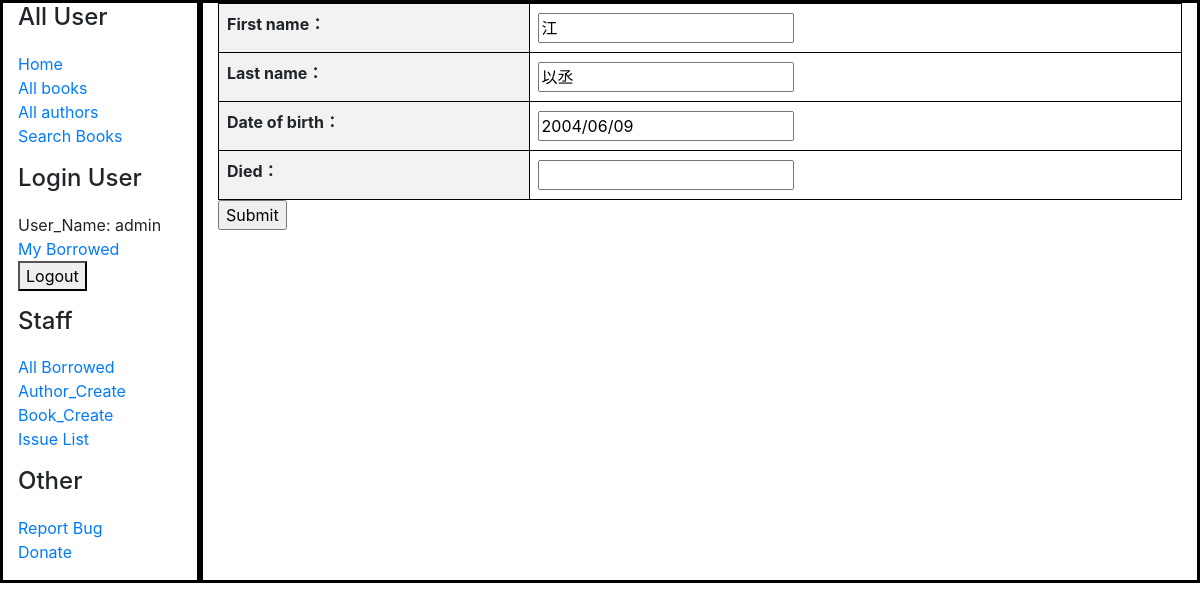
Screenshot of /catalog/author/1/update/ (signed in) with the database file from the repository.
### catalog/models.py (models this page shows, shortened)
class Author(models.Model):
    first_name = models.CharField(max_length=100)
    last_name = models.CharField(max_length=100)
    date_of_birth = models.DateField(null=True, blank=True)
    date_of_death = models.DateField('Died', null=True, blank=True)
    class Meta:
        ordering = ['last_name', 'first_name']

### catalog/views.py (the view)
# urls.py: path('author/<int:pk>/update/', views.AuthorUpdate.as_view(), name='author_update'),
class AuthorUpdate(PermissionRequiredMixin,LoginRequiredMixin,UpdateView):
    model = Author
    fields = ['first_name','last_name','date_of_birth','date_of_death']
    template_name ='author_form.html'
    permission_required = 'catalog.can_mark_returned'

### catalog/templates/author_form.html (shortened to what this page needs)
{% extends "base_generic.html" %}
{% block content %}
<form action="" method="post">
  <table>
    {{ form.as_table }}
  </table>
  <input type="submit" value="Submit" />
</form>
{% endblock %}

### catalog/templates/base_generic.html (shortened to what this page needs)
<!DOCTYPE html>
<html lang="en">
  <head>
    <link
      rel="stylesheet"
      href="https://stackpath.bootstrapcdn.com/bootstrap/4.1.3/css/bootstrap.min.css"
 />
    {% load static %}
    <link rel="stylesheet" href="{% static 'css/styles.css' %}" />
  </head>
  <body>
    <div class="container-fluid">
      <div class="row">
        <div class="col-sm-2"  style="border:3px black solid;">
          {% block sidebar %}
          <h4>All User</h4>
          <ul class="sidebar-nav">
            <li><a href="{% url 'index' %}">Home</a></li>
            <li><a href="{% url 'books' %}">All books</a></li>
            <li><a href="{% url 'authors' %}">All authors</a></li>
            <li><a href="{% url 'search_books' %}">Search Books</a></li>
            {% if user.is_authenticated %}
          </ul>
            <h4>Login User</h4>
            <ul class="sidebar-nav">
     <li>User_Name: {{ user.get_username }}</li>
     <li><a href="{% url 'my-borrowed' %}">My Borrowed</a></li>
     <li><form method="post" action="{% url 'logout' %}?next={{ request.path }}">
      <button type="submit">Logout</button>
        </form></li>
        {% else %}
          <li><a href="{% url 'login' %}?next={{ request.path }}">Login</a></li>
        {% endif %}
        </ul>
        <h4>Staff</h4>
        <ul class="sidebar-nav">
        <li><a href="{% url 'all_borrowed' %}">All Borrowed</a></li>
        <li><a href="{% url 'author_create' %}">Author_Create</a></li>
        <li><a href="{% url 'book_create' %}">Book_Create</a></li>
        <li><a href="{% url 'Issue_list' %}">Issue List</a></li>
          </ul>
          <h4>Other</h4>
          <ul class="sidebar-nav">
            <li><a href="{% url 'report_bug' %}">Report Bug</a></li>
            <li><a href="{% url 'donate' %}">Donate</a></li>
              </ul>
          {% endblock %}
        </div>
        <div class="col-sm-10 "style="border:3px black solid;">  {% block content %}{% endblock %}
          </div>
      </div>
    </div>
  </body>
</html>

### catalog/static/css/styles.css (style rules this page uses)
.sidebar-nav { margin-top: 20px; padding: 0; list-style: none; }
table { width: 100%; border-collapse: collapse; }
th, td { border: 1px solid black; padding: 8px; text-align: left; }
th { background-color: #f2f2f2; }

### rows the page displays
Author: first_name "江", last_name "以丞", date_of_birth "2004/06/09"

### other values shown
{{ user.get_username }} "admin"
